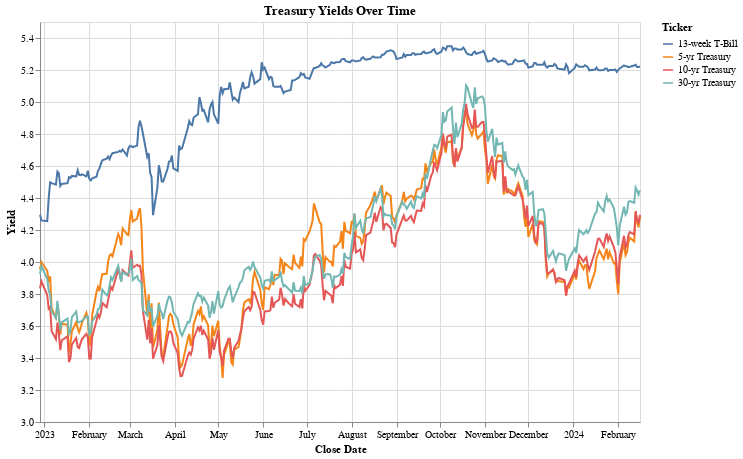

Write notebook code for a chart like this one.
### Markdown cell above
## Visualize the data

### Code cell
# Melt the DataFrame to convert it to long format
melted_df = df.melt(id_vars='Close Date', var_name='Ticker', value_name='Yield')

# Define range:
# Determine the minimum and maximum values of 'Yield'
min_y_value = melted_df['Yield'].min()
max_y_value = melted_df['Yield'].max()
# Calculate the starting and end points for the Y-axis range
y_start = np.floor(min_y_value*2)/2
y_end = np.ceil(max_y_value*2)/2


# Create a common chart object
chart = alt.Chart(melted_df).mark_line().encode(
    x='Close Date:T',
    y=alt.Y('Yield:Q', scale=alt.Scale(domain=[y_start, y_end])), 
    #y='Yield:Q',
    color=alt.Color('Ticker:N', sort=output_list),
    tooltip=['Close Date:T', 'Ticker:N', 'Yield:Q']
).properties(
    width=600,
    height=400,
    title='Treasury Yields Over Time'
)

# Draw the line
chart

### Figure 1 — Vega-Lite specification as saved in the notebook (floating-point values rounded to 4 significant figures; data arrays with more than 128 entries replaced by an {"elided": "..."} marker saying what was removed)
{"config": {"view": {"continuousWidth": 300, "continuousHeight": 300}}, "data": {"name": "data-01147cc3f94ed6791bee2231d3868f99"}, "mark": {"type": "line"}, "encoding": {"color": {"field": "Ticker", "sort": ["13-week T-Bill", "5-yr Treasury", "10-yr Treasury", "30-yr Treasury"], "type": "nominal"}, "tooltip": [{"field": "Close Date", "type": "temporal"}, {"field": "Ticker", "type": "nominal"}, {"field": "Yield", "type": "quantitative"}], "x": {"field": "Close Date", "type": "temporal"}, "y": {"field": "Yield", "scale": {"domain": [3.0, 5.5]}, "type": "quantitative"}}, "height": 400, "title": "Treasury Yields Over Time", "width": 600, "$schema": "https://vega.github.io/schema/vega-lite/v5.16.3.json", "datasets": {"data-01147cc3f94ed6791bee2231d3868f99": {"elided": "1140 records"}}}
